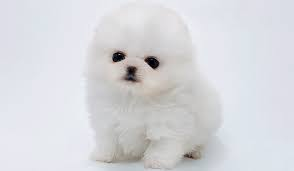
#> input picture HSV/puppy.jpg, 294 x 171 px
$ python hsv_mask_subtract_value.py
#> lines starting #> are read from the running program, lines starting #| are printed output that depends on the picture
import cv2
import numpy as np
from matplotlib import pyplot as plt

origin_image = cv2.imread('puppy.jpg')
#> origin_image is the input picture: shape (171, 294, 3); mean B, G, R 220.4, 216.3, 215.5
hsv_image = cv2.cvtColor(origin_image, cv2.COLOR_BGR2HSV)
#> hsv_image: shape (171, 294, 3); mean H, S, V 92.9, 10, 222

val = 255

mask = hsv_image[:50,:100,:]
#> mask: shape (50, 100, 3); mean H, S, V 115.8, 10.2, 234.7

array = np.full(mask.shape, (0,0,val), dtype=np.uint8)

sub_mask_image = cv2.subtract(mask, array)
#> sub_mask_image: shape (50, 100, 3); mean H, S, V 115.8, 10.2, 0

hsv_image[:50,:100,:] = sub_mask_image
#> hsv_image: shape (171, 294, 3); mean H, S, V 92.9, 10, 198.6

val_sub_image = cv2.cvtColor(hsv_image, cv2.COLOR_HSV2BGR)
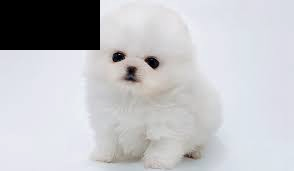
#> val_sub_image: shape (171, 294, 3); mean B, G, R 196.9, 193.2, 192.6

print("원본 bgr \t:",origin_image[0,0,:])
#| 원본 bgr 	: [232 222 222]
print("변환 bgr \t:",val_sub_image[0,0,:])
#| 변환 bgr 	: [0 0 0]

image = np.concatenate((origin_image,val_sub_image), axis=1)
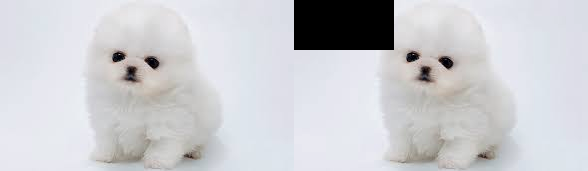
#> image: shape (171, 588, 3); mean B, G, R 208.7, 204.7, 204.1

cv2.imshow('add, subtract', image)
cv2.waitKey(0)
